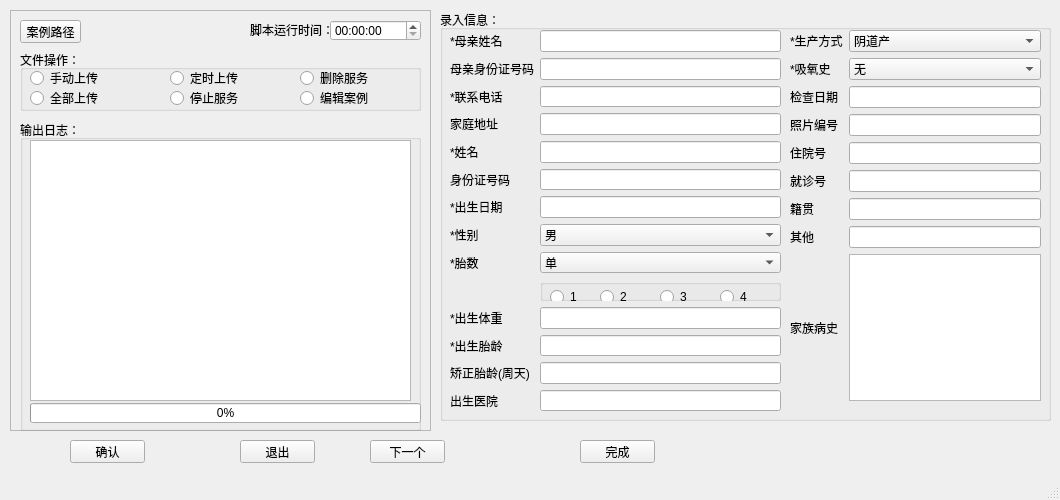
<?xml version="1.0" encoding="UTF-8"?>
<ui version="4.0">
 <class>MainWindow</class>
 <widget class="QMainWindow" name="MainWindow">
  <property name="geometry">
   <rect>
    <x>0</x>
    <y>0</y>
    <width>1060</width>
    <height>500</height>
   </rect>
  </property>
  <property name="windowTitle">
   <string>案例上传工具</string>
  </property>
  <property name="autoFillBackground">
   <bool>false</bool>
  </property>
  <property name="documentMode">
   <bool>false</bool>
  </property>
  <property name="tabShape">
   <enum>QTabWidget::Rounded</enum>
  </property>
  <widget class="QWidget" name="centralWidget">
   <widget class="QFrame" name="frame">
    <property name="geometry">
     <rect>
      <x>10</x>
      <y>10</y>
      <width>421</width>
      <height>421</height>
     </rect>
    </property>
    <property name="frameShape">
     <enum>QFrame::StyledPanel</enum>
    </property>
    <property name="frameShadow">
     <enum>QFrame::Raised</enum>
    </property>
    <widget class="QGroupBox" name="groupBox_2">
     <property name="geometry">
      <rect>
       <x>10</x>
       <y>110</y>
       <width>401</width>
       <height>311</height>
      </rect>
     </property>
     <property name="title">
      <string>输出日志：</string>
     </property>
     <widget class="QTextBrowser" name="textBrowser">
      <property name="geometry">
       <rect>
        <x>10</x>
        <y>20</y>
        <width>381</width>
        <height>261</height>
       </rect>
      </property>
     </widget>
     <widget class="QProgressBar" name="progressBar">
      <property name="geometry">
       <rect>
        <x>10</x>
        <y>283</y>
        <width>391</width>
        <height>20</height>
       </rect>
      </property>
      <property name="value">
       <number>0</number>
      </property>
      <property name="textVisible">
       <bool>true</bool>
      </property>
     </widget>
    </widget>
    <widget class="QTimeEdit" name="timeEdit">
     <property name="geometry">
      <rect>
       <x>320</x>
       <y>10</y>
       <width>91</width>
       <height>21</height>
      </rect>
     </property>
    </widget>
    <widget class="QLabel" name="label_3">
     <property name="geometry">
      <rect>
       <x>240</x>
       <y>10</y>
       <width>91</width>
       <height>20</height>
      </rect>
     </property>
     <property name="text">
      <string>脚本运行时间：</string>
     </property>
    </widget>
    <widget class="QPushButton" name="pushButton_3">
     <property name="geometry">
      <rect>
       <x>10</x>
       <y>10</y>
       <width>61</width>
       <height>23</height>
      </rect>
     </property>
     <property name="text">
      <string>案例路径</string>
     </property>
    </widget>
    <widget class="QGroupBox" name="groupBox_3">
     <property name="geometry">
      <rect>
       <x>10</x>
       <y>40</y>
       <width>401</width>
       <height>61</height>
      </rect>
     </property>
     <property name="title">
      <string>文件操作：</string>
     </property>
     <widget class="QRadioButton" name="MauUpload">
      <property name="geometry">
       <rect>
        <x>10</x>
        <y>20</y>
        <width>121</width>
        <height>16</height>
       </rect>
      </property>
      <property name="text">
       <string>手动上传</string>
      </property>
     </widget>
     <widget class="QRadioButton" name="AutoUpload">
      <property name="geometry">
       <rect>
        <x>150</x>
        <y>20</y>
        <width>71</width>
        <height>16</height>
       </rect>
      </property>
      <property name="text">
       <string>定时上传</string>
      </property>
     </widget>
     <widget class="QRadioButton" name="AllUpLoad">
      <property name="geometry">
       <rect>
        <x>10</x>
        <y>40</y>
        <width>89</width>
        <height>16</height>
       </rect>
      </property>
      <property name="text">
       <string>全部上传</string>
      </property>
     </widget>
     <widget class="QRadioButton" name="StopService">
      <property name="geometry">
       <rect>
        <x>150</x>
        <y>40</y>
        <width>71</width>
        <height>16</height>
       </rect>
      </property>
      <property name="text">
       <string>停止服务</string>
      </property>
     </widget>
     <widget class="QRadioButton" name="radioButton">
      <property name="geometry">
       <rect>
        <x>280</x>
        <y>40</y>
        <width>89</width>
        <height>16</height>
       </rect>
      </property>
      <property name="text">
       <string>编辑案例</string>
      </property>
     </widget>
     <widget class="QRadioButton" name="radioButton_6">
      <property name="geometry">
       <rect>
        <x>280</x>
        <y>20</y>
        <width>89</width>
        <height>16</height>
       </rect>
      </property>
      <property name="text">
       <string>删除服务</string>
      </property>
     </widget>
    </widget>
   </widget>
   <widget class="QPushButton" name="pushButton">
    <property name="geometry">
     <rect>
      <x>70</x>
      <y>440</y>
      <width>75</width>
      <height>23</height>
     </rect>
    </property>
    <property name="text">
     <string>确认</string>
    </property>
   </widget>
   <widget class="QPushButton" name="pushButton_2">
    <property name="geometry">
     <rect>
      <x>240</x>
      <y>440</y>
      <width>75</width>
      <height>23</height>
     </rect>
    </property>
    <property name="text">
     <string>退出</string>
    </property>
   </widget>
   <widget class="QGroupBox" name="groupBox">
    <property name="geometry">
     <rect>
      <x>440</x>
      <y>10</y>
      <width>611</width>
      <height>411</height>
     </rect>
    </property>
    <property name="title">
     <string>录入信息：</string>
    </property>
    <widget class="QWidget" name="gridLayoutWidget">
     <property name="geometry">
      <rect>
       <x>10</x>
       <y>20</y>
       <width>331</width>
       <height>381</height>
      </rect>
     </property>
     <layout class="QGridLayout" name="gridLayout">
      <item row="13" column="0">
       <widget class="QLabel" name="label_23">
        <property name="text">
         <string>出生医院</string>
        </property>
       </widget>
      </item>
      <item row="1" column="1">
       <widget class="QLineEdit" name="lineEdit_2"/>
      </item>
      <item row="8" column="0">
       <widget class="QLabel" name="label_15">
        <property name="text">
         <string>*胎数</string>
        </property>
       </widget>
      </item>
      <item row="10" column="0">
       <widget class="QLabel" name="label_16">
        <property name="text">
         <string>*出生体重</string>
        </property>
       </widget>
      </item>
      <item row="2" column="1">
       <widget class="QLineEdit" name="lineEdit_3"/>
      </item>
      <item row="10" column="1">
       <widget class="QLineEdit" name="lineEdit_15"/>
      </item>
      <item row="0" column="0">
       <widget class="QLabel" name="label_2">
        <property name="text">
         <string>*母亲姓名</string>
        </property>
       </widget>
      </item>
      <item row="2" column="0">
       <widget class="QLabel" name="label_4">
        <property name="text">
         <string>*联系电话</string>
        </property>
       </widget>
      </item>
      <item row="1" column="0">
       <widget class="QLabel" name="label">
        <property name="text">
         <string>母亲身份证号码</string>
        </property>
       </widget>
      </item>
      <item row="6" column="0">
       <widget class="QLabel" name="label_13">
        <property name="text">
         <string>*出生日期</string>
        </property>
       </widget>
      </item>
      <item row="3" column="0">
       <widget class="QLabel" name="label_5">
        <property name="text">
         <string>家庭地址</string>
        </property>
       </widget>
      </item>
      <item row="5" column="1">
       <widget class="QLineEdit" name="lineEdit_11"/>
      </item>
      <item row="4" column="0">
       <widget class="QLabel" name="label_6">
        <property name="text">
         <string>*姓名</string>
        </property>
       </widget>
      </item>
      <item row="4" column="1">
       <widget class="QLineEdit" name="lineEdit_5"/>
      </item>
      <item row="3" column="1">
       <widget class="QLineEdit" name="lineEdit_4"/>
      </item>
      <item row="5" column="0">
       <widget class="QLabel" name="label_12">
        <property name="text">
         <string>身份证号码</string>
        </property>
       </widget>
      </item>
      <item row="0" column="1">
       <widget class="QLineEdit" name="lineEdit">
        <property name="font">
         <font>
          <weight>50</weight>
          <bold>false</bold>
         </font>
        </property>
       </widget>
      </item>
      <item row="8" column="1">
       <widget class="QComboBox" name="comboBox_2">
        <item>
         <property name="text">
          <string>单</string>
         </property>
        </item>
        <item>
         <property name="text">
          <string>双</string>
         </property>
        </item>
        <item>
         <property name="text">
          <string>三</string>
         </property>
        </item>
        <item>
         <property name="text">
          <string>四</string>
         </property>
        </item>
        <item>
         <property name="text">
          <string>其他</string>
         </property>
        </item>
       </widget>
      </item>
      <item row="7" column="0">
       <widget class="QLabel" name="label_14">
        <property name="text">
         <string>*性别</string>
        </property>
       </widget>
      </item>
      <item row="11" column="0">
       <widget class="QLabel" name="label_21">
        <property name="text">
         <string>*出生胎龄</string>
        </property>
       </widget>
      </item>
      <item row="11" column="1">
       <widget class="QLineEdit" name="lineEdit_20"/>
      </item>
      <item row="12" column="0">
       <widget class="QLabel" name="label_31">
        <property name="text">
         <string>矫正胎龄(周天)</string>
        </property>
       </widget>
      </item>
      <item row="12" column="1">
       <widget class="QLineEdit" name="lineEdit_21"/>
      </item>
      <item row="6" column="1">
       <widget class="QLineEdit" name="lineEdit_6"/>
      </item>
      <item row="7" column="1">
       <widget class="QComboBox" name="comboBox">
        <item>
         <property name="text">
          <string>男</string>
         </property>
        </item>
        <item>
         <property name="text">
          <string>女</string>
         </property>
        </item>
       </widget>
      </item>
      <item row="13" column="1">
       <widget class="QLineEdit" name="lineEdit_22"/>
      </item>
      <item row="9" column="1">
       <layout class="QGridLayout" name="gridLayout_2">
        <item row="0" column="0">
         <widget class="QGroupBox" name="groupBox_4">
          <property name="title">
           <string/>
          </property>
          <widget class="QRadioButton" name="radioButton_2">
           <property name="geometry">
            <rect>
             <x>10</x>
             <y>10</y>
             <width>89</width>
             <height>16</height>
            </rect>
           </property>
           <property name="text">
            <string>1</string>
           </property>
          </widget>
          <widget class="QRadioButton" name="radioButton_3">
           <property name="geometry">
            <rect>
             <x>60</x>
             <y>10</y>
             <width>89</width>
             <height>16</height>
            </rect>
           </property>
           <property name="text">
            <string>2</string>
           </property>
          </widget>
          <widget class="QRadioButton" name="radioButton_4">
           <property name="geometry">
            <rect>
             <x>120</x>
             <y>10</y>
             <width>89</width>
             <height>16</height>
            </rect>
           </property>
           <property name="text">
            <string>3</string>
           </property>
          </widget>
          <widget class="QRadioButton" name="radioButton_5">
           <property name="geometry">
            <rect>
             <x>180</x>
             <y>10</y>
             <width>89</width>
             <height>16</height>
            </rect>
           </property>
           <property name="text">
            <string>4</string>
           </property>
          </widget>
         </widget>
        </item>
       </layout>
      </item>
     </layout>
    </widget>
    <widget class="QWidget" name="gridLayoutWidget_2">
     <property name="geometry">
      <rect>
       <x>350</x>
       <y>20</y>
       <width>251</width>
       <height>391</height>
      </rect>
     </property>
     <layout class="QGridLayout" name="gridLayout_3">
      <item row="7" column="0">
       <widget class="QLabel" name="label_25">
        <property name="text">
         <string>照片编号</string>
        </property>
       </widget>
      </item>
      <item row="12" column="1">
       <widget class="QTextEdit" name="textEdit"/>
      </item>
      <item row="1" column="0">
       <widget class="QLabel" name="label_29">
        <property name="text">
         <string>*吸氧史</string>
        </property>
       </widget>
      </item>
      <item row="0" column="0">
       <widget class="QLabel" name="label_19">
        <property name="text">
         <string>*生产方式</string>
        </property>
       </widget>
      </item>
      <item row="9" column="1">
       <widget class="QLineEdit" name="lineEdit_24"/>
      </item>
      <item row="12" column="0">
       <widget class="QLabel" name="label_22">
        <property name="text">
         <string>家族病史</string>
        </property>
       </widget>
      </item>
      <item row="0" column="1">
       <widget class="QComboBox" name="comboBox_3">
        <item>
         <property name="text">
          <string>阴道产</string>
         </property>
        </item>
        <item>
         <property name="text">
          <string>剖宫产</string>
         </property>
        </item>
       </widget>
      </item>
      <item row="10" column="1">
       <widget class="QLineEdit" name="lineEdit_25"/>
      </item>
      <item row="1" column="1">
       <widget class="QComboBox" name="comboBox_4">
        <item>
         <property name="text">
          <string>无</string>
         </property>
        </item>
        <item>
         <property name="text">
          <string>有</string>
         </property>
        </item>
       </widget>
      </item>
      <item row="7" column="1">
       <widget class="QLineEdit" name="lineEdit_12"/>
      </item>
      <item row="10" column="0">
       <widget class="QLabel" name="label_27">
        <property name="text">
         <string>籍贯</string>
        </property>
       </widget>
      </item>
      <item row="9" column="0">
       <widget class="QLabel" name="label_26">
        <property name="text">
         <string>就诊号</string>
        </property>
       </widget>
      </item>
      <item row="13" column="0">
       <widget class="QLabel" name="label_17">
        <property name="text">
         <string/>
        </property>
       </widget>
      </item>
      <item row="6" column="1">
       <widget class="QLineEdit" name="lineEdit_19"/>
      </item>
      <item row="6" column="0">
       <widget class="QLabel" name="label_24">
        <property name="text">
         <string>检查日期</string>
        </property>
       </widget>
      </item>
      <item row="8" column="0">
       <widget class="QLabel" name="label_7">
        <property name="text">
         <string>住院号</string>
        </property>
       </widget>
      </item>
      <item row="8" column="1">
       <widget class="QLineEdit" name="lineEdit_7"/>
      </item>
      <item row="11" column="0">
       <widget class="QLabel" name="label_8">
        <property name="text">
         <string>其他</string>
        </property>
       </widget>
      </item>
      <item row="11" column="1">
       <widget class="QLineEdit" name="lineEdit_8"/>
      </item>
     </layout>
    </widget>
   </widget>
   <widget class="QPushButton" name="pushButton_4">
    <property name="geometry">
     <rect>
      <x>370</x>
      <y>440</y>
      <width>75</width>
      <height>23</height>
     </rect>
    </property>
    <property name="text">
     <string>下一个</string>
    </property>
   </widget>
   <widget class="QPushButton" name="pushButton_5">
    <property name="geometry">
     <rect>
      <x>580</x>
      <y>440</y>
      <width>75</width>
      <height>23</height>
     </rect>
    </property>
    <property name="text">
     <string>完成</string>
    </property>
   </widget>
  </widget>
  <widget class="QStatusBar" name="statusBar"/>
 </widget>
 <resources/>
 <connections/>
</ui>
